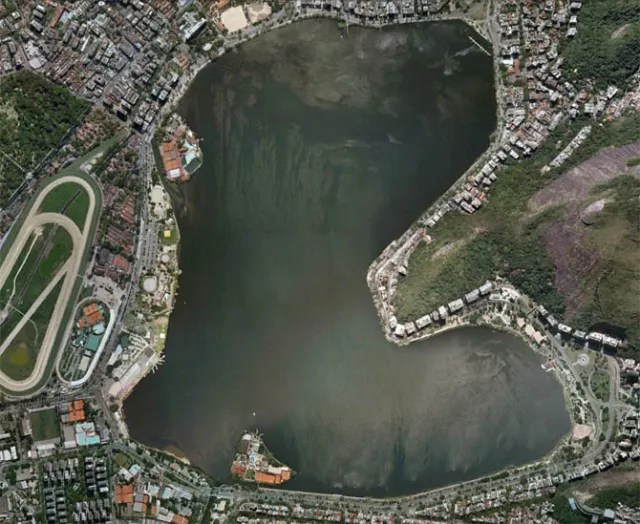
#> input picture 5 - Erosão/rio-janeiro.webp, 640 x 524 px
$ jupyter execute --allow-errors erosao.ipynb
#> lines starting #> are read from the running program, lines starting #| are printed output that depends on the picture; after the words box and inside, x2 and y2 are one past the last pixel; in counts of white or black regions, pixels touching at a corner belong together; long printed decimals are rounded
### utils.py
import numpy as np
import cv2 as cv
import matplotlib.pyplot as plt

def histograma(matriz, posicao=None):
    if posicao == None:
        array = 256*[0]
        for i in range (matriz.shape[0]):
            for j in range (matriz.shape[1]):
                valor = matriz[i,j]
                array[valor] += 1
    else:
        array = 256*[0]
        for i in range (matriz.shape[0]):
            for j in range (matriz.shape[1]):
                valor = matriz[i,j][posicao]
                array[valor] += 1

    return array

def eda_image(image: np.ndarray):
  # ---- Resolução da imagem -------
  # Em OpenCV, a ordem do shape é (altura, largura, canais)
  # Altura  -> número de linhas (pixels na vertical)
  # Largura -> número de colunas (pixels na horizontal)

  print('Largura em pixels: ', end='')   # Número de linhas (altura)
  print(image.shape[0])

  print('Altura em pixels: ', end='')    # Número de colunas (largura)
  print(image.shape[1])

  # Quantidade total de pixels (sem contar os canais)
  print('Quantidade de pixels: ', end='')
  print(image.shape[0] * image.shape[1])

  # Quantidade de elementos na matriz (altura * largura * canais)
  # Similar ao produto: image.shape[0] * image.shape[1] * image.shape[2]
  print("Quantidade de elementos presentes na matriz: ", end='')
  print(image.size)
  # ---------------------------------

  # Quantidade de canais da imagem
  # Imagem colorida RGB -> 3 canais
  # Imagem em escala de cinza -> 1 canal
  print('Quantidade de canais: ', end='')
  print(image.shape[2])

  cv.imshow("Janela da image", image)
  cv.waitKey(0)

def generate_gray_channel(image: np.ndarray) -> np.ndarray:
  grayChannel = np.zeros((image.shape[0], image.shape[1]), dtype=np.uint8)

  for i in range(image.shape[0]):      # percorre as linhas (altura)
      for j in range(image.shape[1]):  # percorre as colunas (largura)
          # Média simples dos três canais (B+G+R)/3
          grayChannel[i, j] = (image[i, j].sum() // 3)

  return grayChannel

# [29 lines left out: function remove_threshold, not called in this run]

import numpy as np
import matplotlib.pyplot as plt
import cv2 as cv  # assumindo que você já importou cv2

# [78 lines left out: function manipulate_contrast_luminosity, not called in this run]

### 5 - Erosão/erosao.ipynb
# Erosão e Dilatação Morfológica (Manual + OpenCV)

Este notebook mostra, de forma **didática e comparativa**, como funcionam as operações morfológicas
**erosão** e **dilatação** em imagens binárias (0/255), usando:

- Implementação **manual** (funções do `utils.py`)
- Implementação equivalente do **OpenCV**

Ao final, você vai entender:
1. O papel do **elemento estruturante (SE)**
2. Por que às vezes a *dilatação “parece erosão”* (dica: depende de quem é **objeto** e quem é **fundo**)
3. Como o número de **iterações** muda o resultado

### Importações

[cell 1]
import cv2 as cv
import numpy as np
import matplotlib.pyplot as plt
from pathlib import Path
import sys
from pathlib import Path
import math

sys.path.append(str(Path().resolve().parent))

import utils as ut
plt.rcParams["figure.figsize"] = (10, 4)

### Leitura da imagem

[cell 2]
IMG_PATH = Path("rio-janeiro.webp")

image = cv.imread(str(IMG_PATH), cv.IMREAD_COLOR)
#> image is the input picture: shape (524, 640, 3); mean B, G, R 78.4, 88.9, 85.3

if image is None:
    raise FileNotFoundError(f"Não consegui ler o arquivo: {IMG_PATH.resolve()}")

print("Imagem carregada com sucesso!", image.shape, image.dtype)
#| Imagem carregada com sucesso! (524, 640, 3) uint8

### Análise exploratória

[cell 3]
ut.eda_image(image)
#| 524
#| 640
#| 335360
#| 1006080
#| 3

### Conversão para tons de cinza

Aqui usamos a função do seu `utils.py` (`generate_gray_channel`), que faz a média simples dos canais:
\[
gray = \frac{B + G + R}{3}
\]

> O OpenCV tem `cv.cvtColor(..., cv.COLOR_BGR2GRAY)`, mas vamos seguir a implementação manual do trabalho.

[cell 4]
gray = ut.generate_gray_channel(image)

plt.figure(figsize=(6, 5))
plt.imshow(gray, cmap="gray")
plt.title("Imagem em tons de cinza (manual - utils.generate_gray_channel)")
plt.axis("off")
plt.show()

print("Gray:", gray.shape, gray.dtype, "min/max:", int(gray.min()), int(gray.max()))
#| Gray: (524, 640) uint8 min/max: 0 254

### Histograma (tons de cinza)

O histograma ajuda a escolher um limiar (threshold) para binarização.
Vamos usar `ut.histograma` e depois plotar.

[cell 5]
hist = ut.histograma(gray)
#> after the loop in histograma, `for i in range (matriz.shape[0]):`: array = 256 values, max 5520 at index 69, min 0 at index 255, mean 1310
#> hist has the same summary as array in histograma

plt.figure(figsize=(10, 3))
plt.plot(hist)
plt.title("Histograma (0..255) - tons de cinza")
plt.xlabel("Intensidade")
plt.ylabel("Contagem de pixels")
plt.grid(True, alpha=0.2)
plt.show()
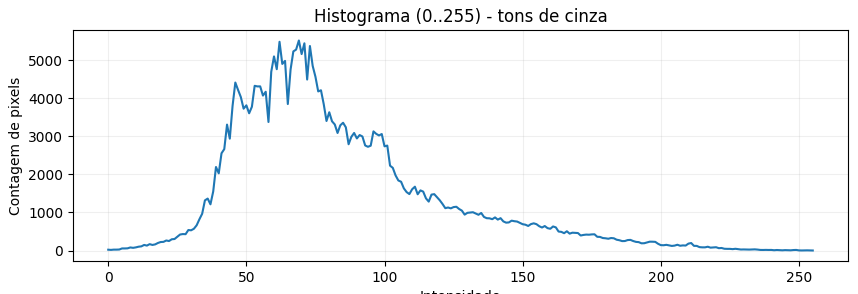
#> figure drawn by matplotlib, 1 panel; curve peaks at x = 69, y = 5520

### Binarização + escolha de **objeto** e **fundo**

Operações morfológicas binárias normalmente assumem:

- **Objeto (foreground)**: 255 (branco)
- **Fundo (background)**: 0 (preto)

Se você trabalhar com o contrário (objeto preto em fundo branco), é comum acontecer o efeito de
“**dilatação parecer erosão**”, porque você está, na prática, expandindo o fundo (branco) e “comendo” o objeto (preto).

Abaixo vamos:
1. Binarizar com Otsu (automático)
2. Garantir que o **objeto fique branco (255)** para usar as funções do `utils.py`

[cell 6]
# Otsu escolhe automaticamente o limiar (bom ponto de partida)
_, binary_raw = cv.threshold(gray, 0, 255, cv.THRESH_BINARY_INV + cv.THRESH_OTSU)
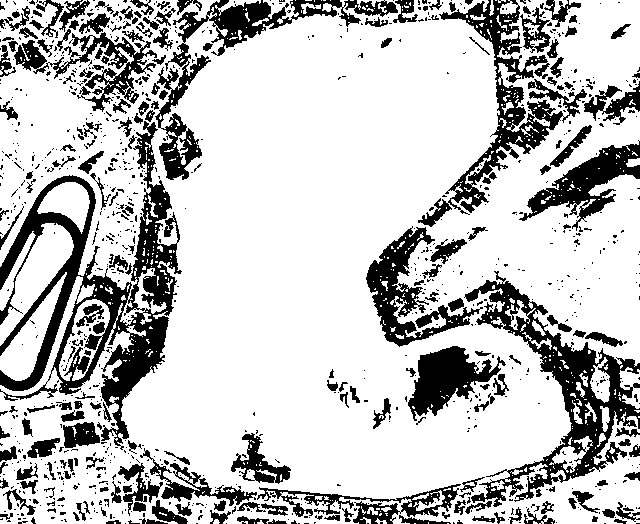
#> binary_raw: shape (524, 640); 76.2% white; 1014 black regions (800 under 20 px), largest, box (x1, y1, x2, y2) and area: (0, 121, 182, 450) 15772, (464, 271, 640, 507) 9437, (418, 0, 587, 227) 6863

# Heurística simples: se a imagem binária ficou "muito branca", provavelmente o fundo é branco
# e o objeto é preto -> invertendo, garantimos objeto branco em fundo preto.
if np.mean(binary_raw) > 127:
    binary = 255 - binary_raw
else:
    binary = binary_raw.copy()

binary = cv.bitwise_not(binary)

fig, ax = plt.subplots(1, 3, figsize=(15, 5))
ax[0].imshow(gray, cmap="gray"); ax[0].set_title("Gray"); ax[0].axis("off")
ax[1].imshow(binary_raw, cmap="gray"); ax[1].set_title("Binary (Otsu)"); ax[1].axis("off")
ax[2].imshow(binary, cmap="gray"); ax[2].set_title("Binary ajustada (objeto=255)"); ax[2].axis("off")
plt.tight_layout()
plt.show()
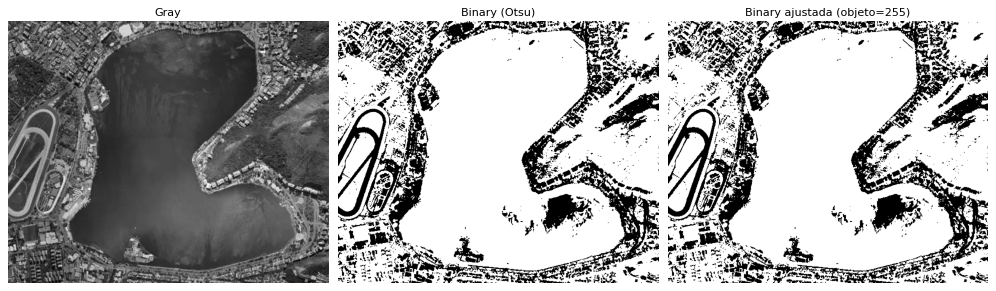
#> figure drawn by matplotlib, 3 panels

print("mean(binary_raw) =", float(np.mean(binary_raw)), "| mean(binary) =", float(np.mean(binary)))
#| mean(binary_raw) = 194.357 | mean(binary) = 194.357

### Elemento Estruturante (SE)

O **elemento estruturante** é uma pequena máscara (ex.: 3×3) que “varre” a imagem.

- **Erosão:** tende a **reduzir** o objeto (remove pixels de borda)
- **Dilatação:** tende a **aumentar** o objeto (adiciona pixels na borda)

Vamos testar SEs padrões do OpenCV (RETÂNGULO, CRUZ, ELIPSE).

[cell 7]
ses = {
    "RECT_3x3": cv.getStructuringElement(cv.MORPH_RECT, (3, 3)),
    "CROSS_3x3": cv.getStructuringElement(cv.MORPH_CROSS, (3, 3)),
    "ELLIPSE_3x3": cv.getStructuringElement(cv.MORPH_ELLIPSE, (3, 3)),
}

for name, se in ses.items():
    print(name)
    print(se.astype(int), "\n")

$ run again, with 5 - Erosão/moedas.webp copied over 5 - Erosão/rio-janeiro.webp
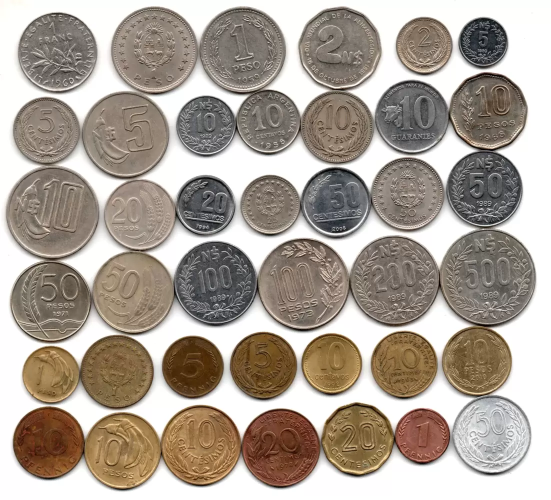
#> input picture 5 - Erosão/moedas.webp, 1102 x 1000 px (shown at 1/2 size)
#> image is the input picture: shape (1000, 1102, 3); mean B, G, R 150.4, 160.9, 171.1
#| Imagem carregada com sucesso! (1000, 1102, 3) uint8
#| 1000
#| 1102
#| 1102000
#| 3306000
#| 3
#| Gray: (1000, 1102) uint8 min/max: 0 255
#> after the loop in histograma, `for i in range (matriz.shape[0]):`: array = 256 values, max 144897 at index 255, min 38 at index 1, mean 4304.7
#> hist has the same summary as array in histograma
#> `_, binary_raw = cv.threshold(gray, 0, 255, cv.THRESH_BINARY_INV + cv.T..`:
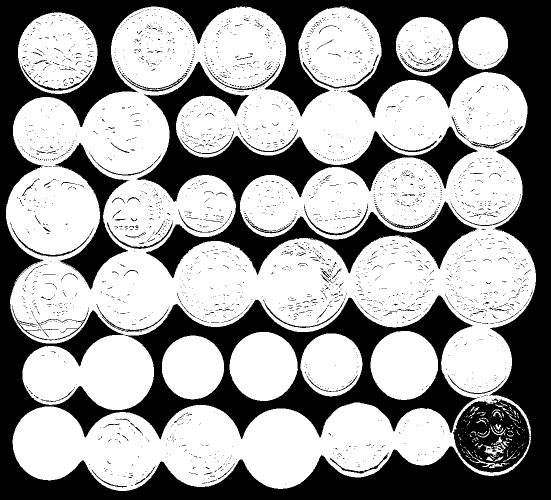
#> binary_raw: shape (1000, 1102) (shown at 1/2 size); 61.8% white; 3041 black regions (2922 under 20 px), largest, box (x1, y1, x2, y2) and area: (0, 0, 1102, 1000) 304770, (273, 124, 956, 556) 66552, (906, 797, 1059, 945) 14339
#> `plt.show()`:
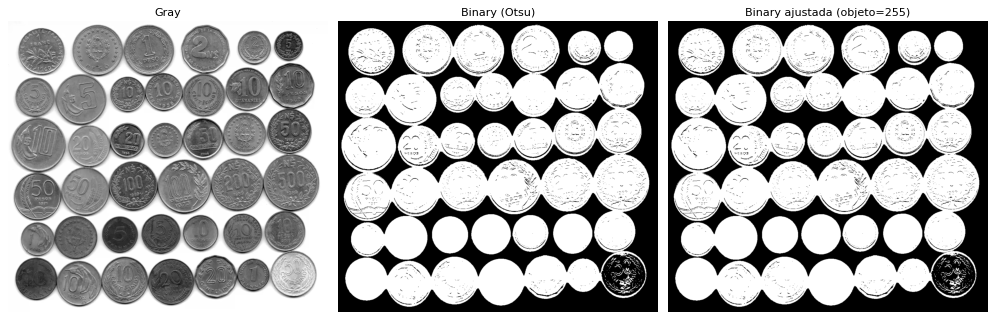
#> figure drawn by matplotlib, 3 panels
#| mean(binary_raw) = 157.630 | mean(binary) = 157.630
